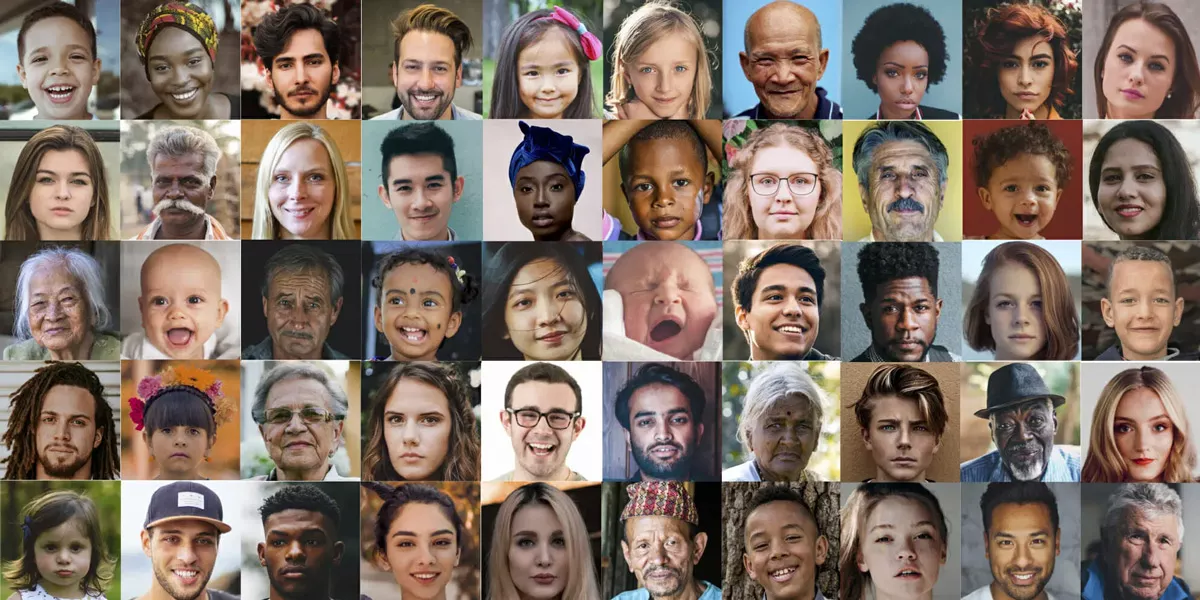
#> input picture 123.webp, 1200 x 600 px, found by its file name
$ jupyter execute --allow-errors 13.03.24.ipynb   (shell and % lines are left out)
#> lines starting #> are read from the running program, lines starting #| are printed output that depends on the picture; after the words box and inside, x2 and y2 are one past the last pixel; in counts of white or black regions, pixels touching at a corner belong together
[cell 1]
from scipy import ndimage
from scipy.ndimage.filters import convolve

from scipy import misc
import numpy as np

class cannyEdgeDetector:
    # [130 lines left out: functions __init__, gaussian_kernel, sobel_filters, non_max_suppression, threshold, hysteresis and 1 more, not called in this run]

#> (a cell that did not finish here is left out)

#> (a cell that did not finish here is left out)

[cell 4]
import numpy as np
import cv2
import matplotlib.pyplot as plt
def detect_faces(cascade, test_image, scaleFactor = 1.1):
    # create a copy of the image to prevent any changes to the original one.
    image_copy = test_image.copy()
    #convert the test image to gray scale as opencv face detector expects gray images
    gray_image =cv2.cvtColor(image_copy, cv2.COLOR_BGR2GRAY)
    # Applying the haar classifier to detect faces
    faces_rect = cascade.detectMultiScale(gray_image, scaleFactor=scaleFactor, minNeighbors=5)
    for (x, y, w, h) in faces_rect:
        cv2.rectangle(image_copy, (x, y), (x+w, y+h), (0, 255, 0), 15)
    return image_copy

[cell 5]
haar_cascade_face = cv2.CascadeClassifier('C:\\Users\\Asror Qobulov\\Compyuter_Vision\\haarcascade_frontalface_default.xml')

lbp_cascade_face = cv2.CascadeClassifier('C:\\Users\\Asror Qobulov\\Compyuter_Vision\\lbpcascade_frontalcatface.xml')

test_image = cv2.imread('C:\\Users\\Asror Qobulov\\Compyuter_Vision\\123.webp')
#> test_image is the input picture: shape (600, 1200, 3); mean B, G, R 101.4, 112.1, 128
# Converting to grayscale
test_image_gray=test_image
#test_image_gray = cv2.cvtColor(test_image, cv2.COLOR_RGB2GRAY)
#image = cv2.cvtColor(original_image, cv2.COLOR_BGR2GRAY)
# Displaying grayscale image
plt.imshow(test_image_gray)

[cell 6]
def convertToRGB(image):
    return cv2.cvtColor(image, cv2.COLOR_BGR2RGB)

[cell 7]
faces = detect_faces(haar_cascade_face, test_image_gray)
#> in detect_faces, `gray_image =cv2.cvtColor(image_copy, cv2.COLOR_BGR2GRAY)`:
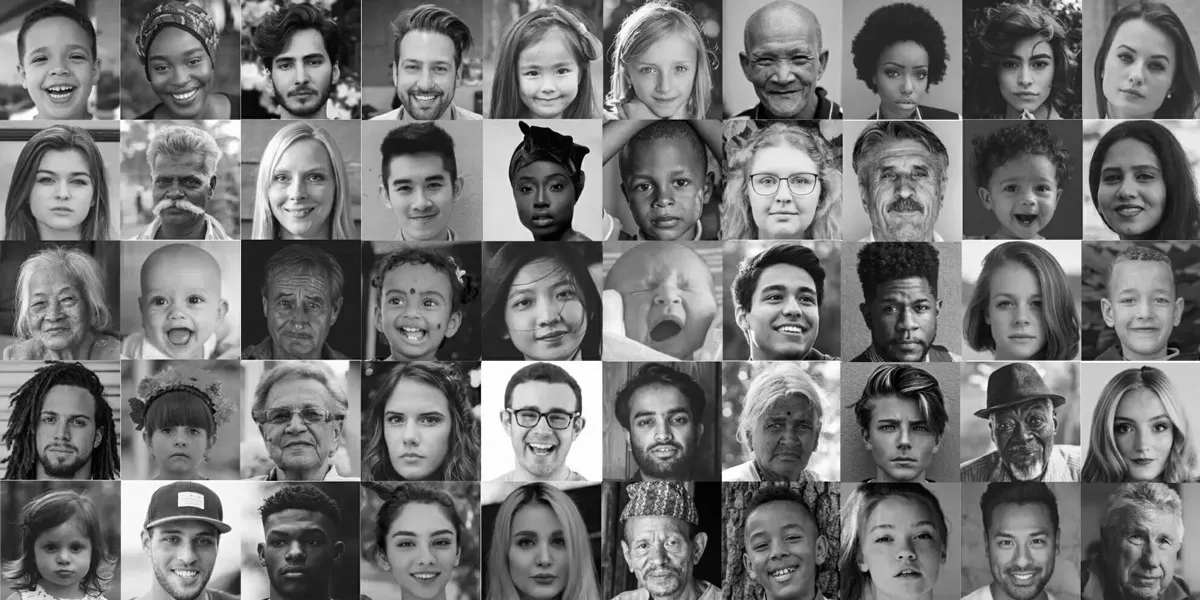
#> gray_image: shape (600, 1200); min 0, max 255, mean 115.6
#> in detect_faces, `faces_rect = cascade.detectMultiScale(gray_image, scaleFactor=scaleFac..`: faces_rect = 47 rows, first 6: [873, 48, 67, 67], [23, 151, 79, 79], [982, 275, 77, 77], [872, 280, 70, 70], [25, 390, 77, 77], [865, 398, 77, 77]
#> the loop in detect_faces, `for (x, y, w, h) in faces_rect:` made 47 passes
#> (x, y, w, h) on passes 1 to 12: (873, 48, 67, 67), (23, 151, 79, 79), (982, 275, 77, 77), (872, 280, 70, 70), (25, 390, 77, 77), (865, 398, 77, 77), (755, 402, 66, 66), (146, 402, 69, 69), (1115, 510, 73, 73), (30, 521, 69, 69), (264, 35, 74, 74), (990, 37, 72, 72)
#> after the loop in detect_faces, `for (x, y, w, h) in faces_rect:`:
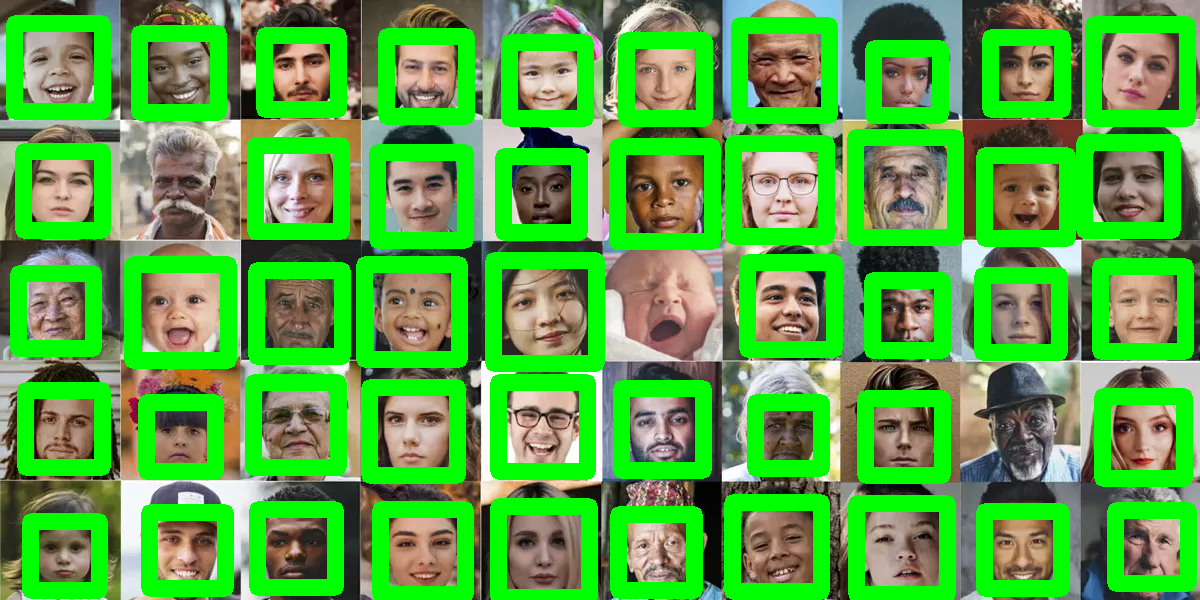
#> image_copy: shape (600, 1200, 3); mean B, G, R 67.7, 166.6, 86.3
#convert to RGB and display image
plt.imshow(convertToRGB(faces))

[cell 8]
faces = detect_faces(lbp_cascade_face, test_image_gray)
#> call 2 of detect_faces, with scaleFactor = 1.1
#> in detect_faces (call 2), `faces_rect = cascade.detectMultiScale(gray_image, scaleFactor=scaleFac..`: faces_rect = [[509, 154, 65, 65], [32, 523, 60, 60]]
#> the loop in detect_faces (call 2), `for (x, y, w, h) in faces_rect:` made 2 passes
#> after the loop in detect_faces (call 2), `for (x, y, w, h) in faces_rect:`:
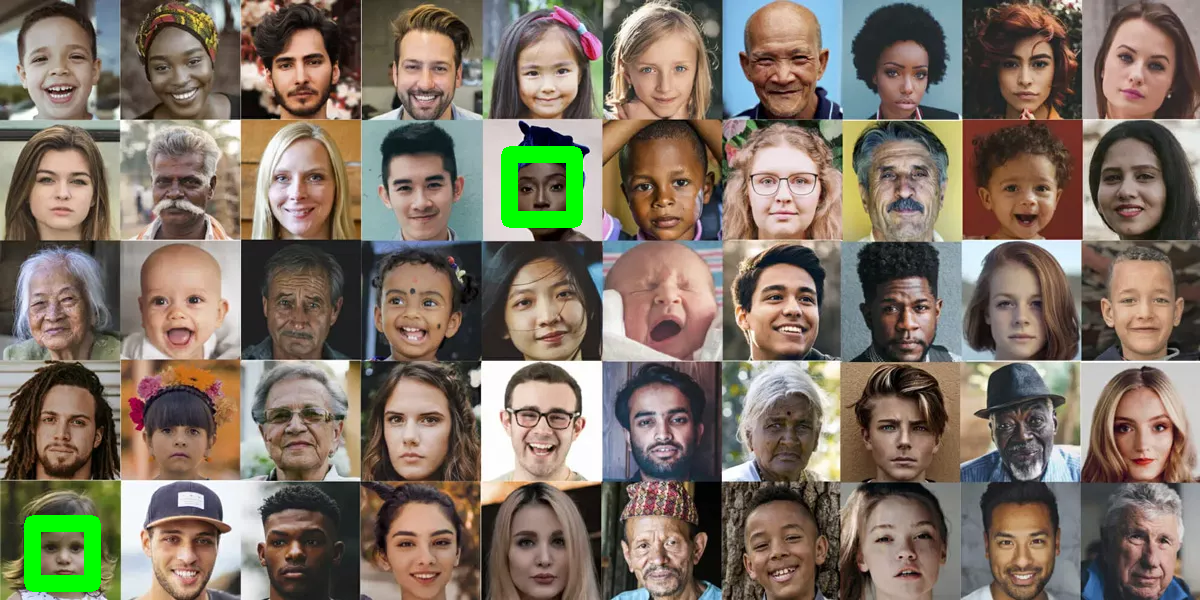
#> image_copy: shape (600, 1200, 3); 1.16% of pixels changed, all inside (x1, y1, x2, y2) = (24, 146, 583, 592)
#convert to RGB and display image
plt.imshow(convertToRGB(faces))

$ run again, with yuz.webp copied over 123.webp
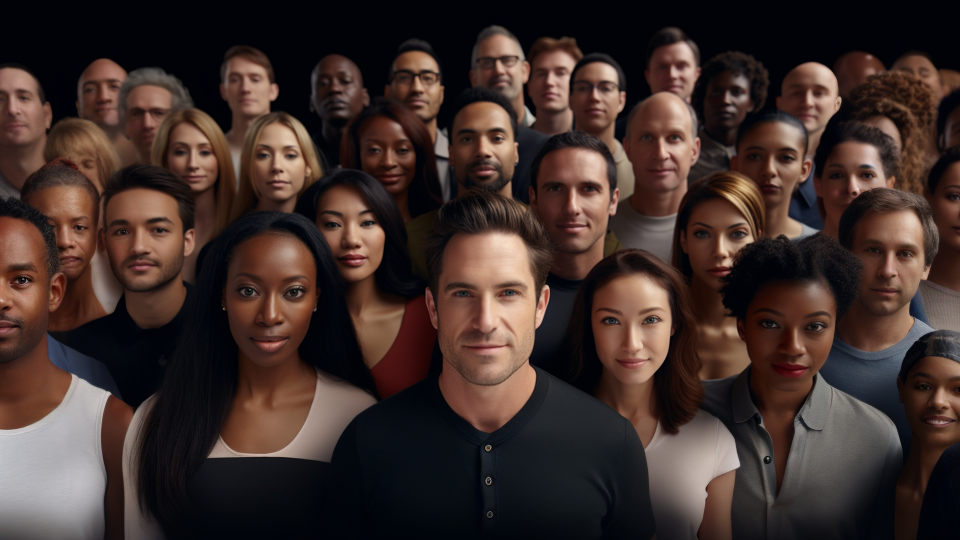
#> input picture yuz.webp, 960 x 540 px, found by its file name
#> test_image is the input picture: shape (540, 960, 3); mean B, G, R 43.3, 47.3, 63.1
#> faces_rect = 30 rows, first 6: [470, 37, 60, 60], [522, 51, 56, 56], [216, 55, 59, 59], [890, 50, 50, 50], [566, 64, 60, 60], [304, 56, 61, 61]
#> the loop in detect_faces, `for (x, y, w, h) in faces_rect:` made 30 passes
#> after the loop in detect_faces, `for (x, y, w, h) in faces_rect:`:
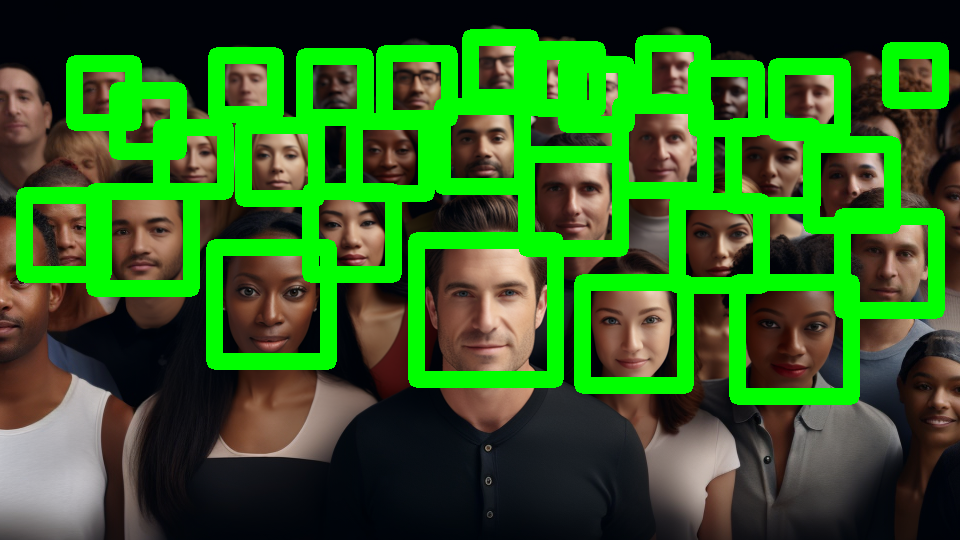
#> image_copy: shape (540, 960, 3); mean B, G, R 33.6, 100.8, 47.7
#> faces_rect = [[316, 190, 66, 66]]
#> the loop in detect_faces (call 2), `for (x, y, w, h) in faces_rect:` made 1 pass
#> after the loop in detect_faces (call 2), `for (x, y, w, h) in faces_rect:`:
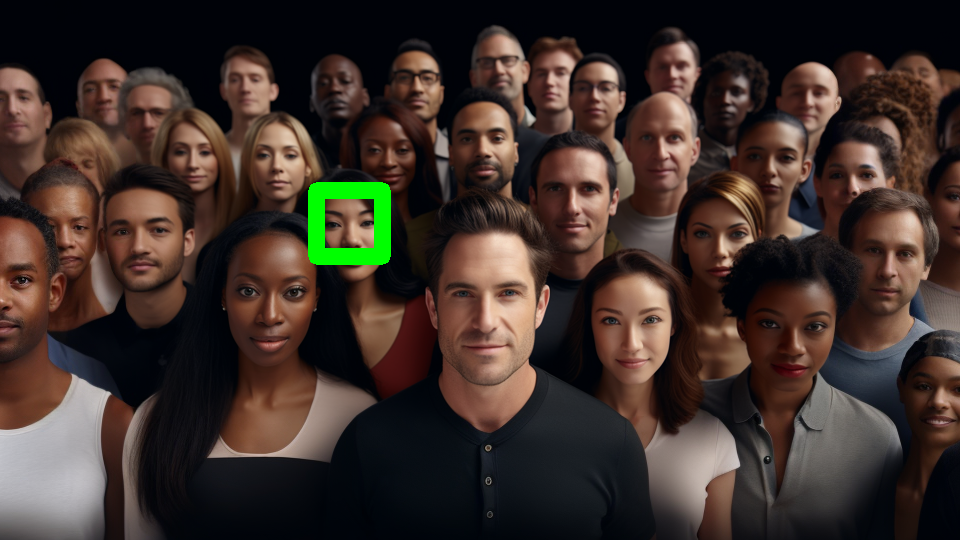
#> image_copy: shape (540, 960, 3); 0.85% of pixels changed, all inside (x1, y1, x2, y2) = (308, 182, 391, 265)
